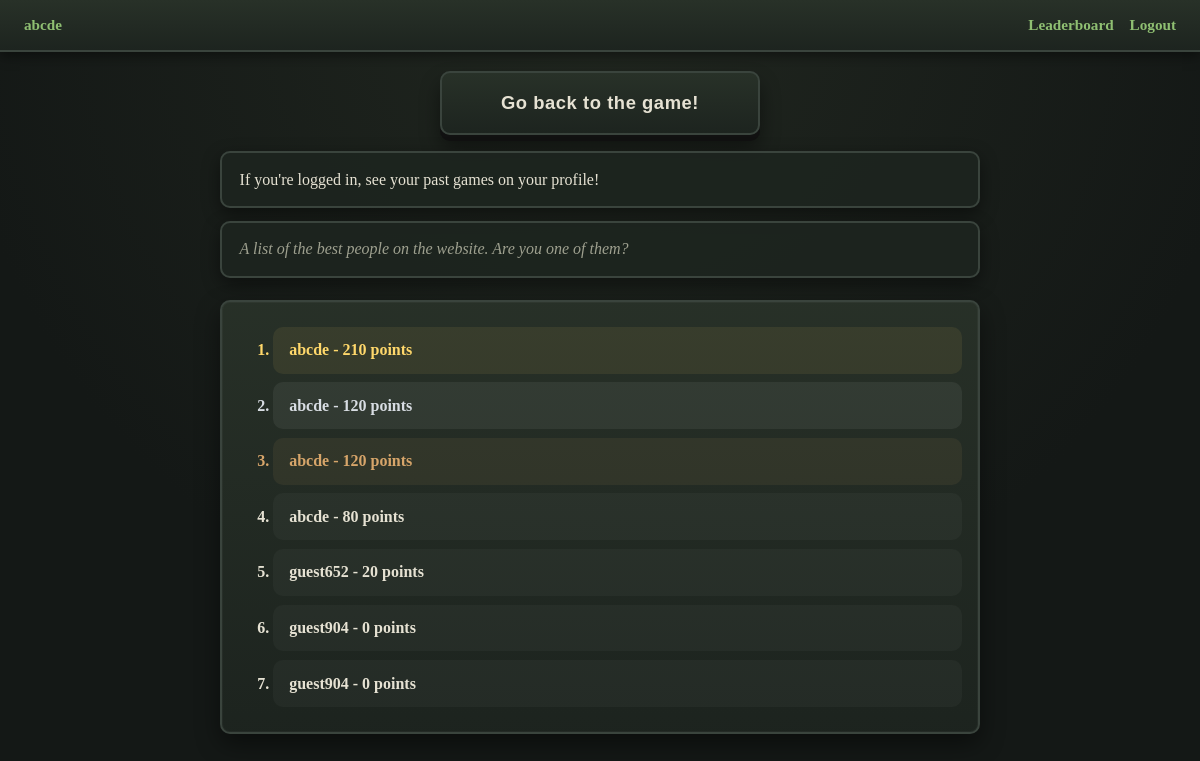
The app's page /leaderboard (signed in) with its own data.
### tables this page shows
CREATE TABLE past_games
(
    user_id TEXT, 
    score INTEGER,
    cheats_used BOOLEAN,
    TIMESTAMP DEFAULT CURRENT_TIMESTAMP NOT NULL,
    PRIMARY KEY(user_id,timestamp),
    FOREIGN KEY (user_id) REFERENCES users(user_id)
);

### app.py (the view)
@app.route("/leaderboard", methods=["POST", "GET"])
def leaderboard():
    db = get_db()
    results = db.execute("""SELECT user_id,score
                        FROM past_games
                        ORDER BY score DESC
                        LIMIT 10;""").fetchall()
    return render_template("leaderboard.html", results=results)

### app.py (called while the page is built)
@app.before_request
def load_logged_in_user():
    g.user = session.get("user_id", None)
    g.is_guest = session.get("is_guest",None)

### database.py (called while the page is built)
def get_db():
    if "db" not in g:
        g.db = sqlite3.connect(DATABASE,
                detect_types=sqlite3.PARSE_DECLTYPES)
        g.db.row_factory = sqlite3.Row
    return g.db

### templates/leaderboard.html
{% extends "base.html" %}
    {% block main %}
    <button><a href="{{ url_for('index') }}">Go back to the game!</a></button>
    <p>If you're logged in, see your past games on your profile!</p>
    <p><i>A list of the best people on the website. Are you one of them?</i></p>
        <ol>
            {%for result in results%}
            <li>
                {{result["user_id"]}} -
                {{ result["score"] }} points
            </li>
            {%endfor%}
        </ol>
{% endblock %}

### static/main.css (style rules this page uses)
body { margin: 0; }
:root { --bg: #141816; --panel: #1d241f; --panel-light: #283128; --stone: #3a443d; --moss: #5e7a52; --accent: #8fbf72; --gold: #d7c27a; --text: #e6e2d3; --muted: #9ea08f; --shadow: rgba(0, 0, 0, 0.45); --radius: 10px; --gap: 1rem; }
* { margin: 0; padding: 0; box-sizing: border-box; }
html, body { height: 100%; }
body { font-family: "Garamond","Georgia",serif; background: radial-gradient(circle at top, #20261f 0%, var(--bg) 65%); color: var(--text); }
a { color: var(--accent); text-decoration: none; transition: 0.18s ease; font-weight: bold; }
body > p, body > ol { margin-left: auto; margin-right: auto; }
body > p { width: min(760px, 92vw); padding: 0.9rem 1.1rem; margin-top: 1rem; background: rgba(29, 36, 31, 0.92); border: 2px solid var(--stone); border-radius: var(--radius); color: var(--text); box-shadow: 0 6px 18px var(--shadow); line-height: 1.5; }
body > p + p { color: var(--muted); font-style: italic; margin-top: 0.8rem; }
body > ol { width: min(760px, 92vw); margin-top: 1.4rem; margin-bottom: 2rem; padding: 1rem 1rem 1rem 3.2rem; background: linear-gradient(to bottom, rgba(40,49,40,0.96), rgba(29,36,31,0.96)); border: 2px solid var(--stone); border-radius: var(--radius); box-shadow: 0 10px 24px var(--shadow), inset 0 0 0 1px rgba(255,255,255,0.03); }
body > ol li { margin: 0.55rem 0; padding: 0.9rem 1rem; background: rgba(255,255,255,0.03); border-radius: 10px; color: var(--text); font-weight: bold; transition: transform 0.12s ease, background 0.12s ease; }
body > ol li:nth-child(1) { color: #ffd86b; background: rgba(255, 216, 107, 0.08); }
body > ol li:nth-child(2) { color: #d8dde3; background: rgba(216, 221, 227, 0.07); }
body > ol li:nth-child(3) { color: #d7a56a; background: rgba(215, 165, 106, 0.08); }
body > button { display: block; margin: 1.2rem auto 0 auto; min-width: 320px; min-height: 64px; padding: 0; background: linear-gradient(to bottom, var(--panel-light), var(--panel)); border: 2px solid var(--stone); border-radius: var(--radius); box-shadow: 0 6px 0 #111, 0 12px 20px var(--shadow); cursor: pointer; transition: transform 0.08s ease, border-color 0.15s ease, box-shadow 0.08s ease; }
body > button > a { display: flex; align-items: center; justify-content: center; width: 100%; height: 100%; padding: 1rem 1.5rem; color: var(--text); text-decoration: none; font-size: 1.15rem; font-weight: bold; letter-spacing: 0.03em; }

### records on screen
past_games: user_id "abcde", score "210"
past_games: user_id "abcde", score "120"
past_games: user_id "abcde", score "120"
past_games: user_id "abcde", score "80"
past_games: user_id "guest652", score "20"
past_games: user_id "guest904", score "0"
past_games: user_id "guest904", score "0"

### other values on screen
{{ g.user }} "abcde"
